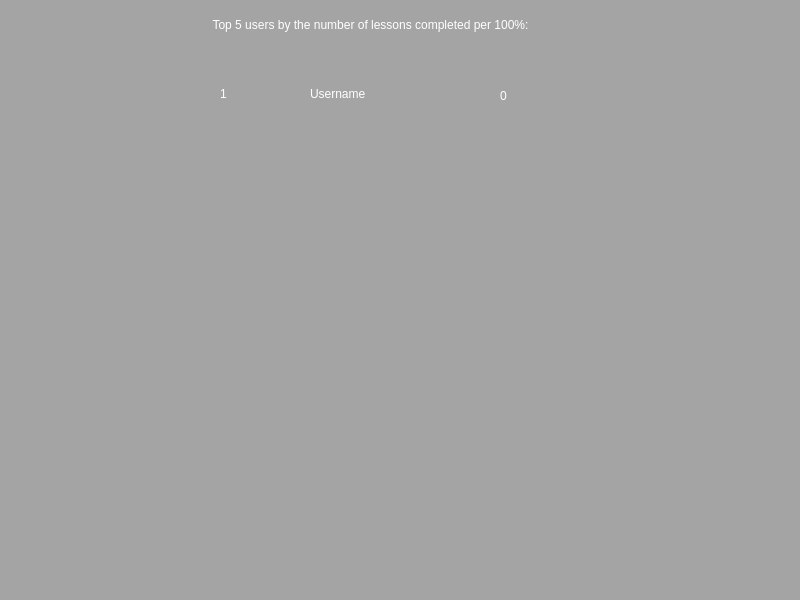
<?xml version="1.0" encoding="UTF-8"?>
<ui version="4.0">
 <class>MainWindow</class>
 <widget class="QMainWindow" name="MainWindow">
  <property name="geometry">
   <rect>
    <x>0</x>
    <y>0</y>
    <width>800</width>
    <height>600</height>
   </rect>
  </property>
  <property name="windowTitle">
   <string>MainWindow</string>
  </property>
  <property name="styleSheet">
   <string notr="true">background-color: rgb(164, 164, 164);
font: 12pt &quot;OpenSymbol&quot;;
color: rgb(255, 255, 255);</string>
  </property>
  <widget class="QWidget" name="centralwidget">
   <widget class="QPushButton" name="back_btn">
    <property name="enabled">
     <bool>true</bool>
    </property>
    <property name="geometry">
     <rect>
      <x>10</x>
      <y>10</y>
      <width>31</width>
      <height>31</height>
     </rect>
    </property>
    <property name="text">
     <string/>
    </property>
    <property name="icon">
     <iconset>
      <normaloff>images/Program images/strelka.png</normaloff>images/Program images/strelka.png</iconset>
    </property>
    <property name="iconSize">
     <size>
      <width>30</width>
      <height>30</height>
     </size>
    </property>
    <property name="flat">
     <bool>true</bool>
    </property>
   </widget>
   <widget class="QLabel" name="main_label">
    <property name="geometry">
     <rect>
      <x>140</x>
      <y>0</y>
      <width>461</width>
      <height>51</height>
     </rect>
    </property>
    <property name="styleSheet">
     <string notr="true">color: rgb(255, 255, 255);
font: 15pt &quot;Sitka&quot;;</string>
    </property>
    <property name="text">
     <string>&lt;html&gt;&lt;head/&gt;&lt;body&gt;&lt;p align=&quot;center&quot;&gt;Top 5 users by the number of lessons completed per 100%:&lt;/p&gt;&lt;/body&gt;&lt;/html&gt;</string>
    </property>
   </widget>
   <widget class="QLabel" name="nick_1">
    <property name="geometry">
     <rect>
      <x>310</x>
      <y>83</y>
      <width>171</width>
      <height>21</height>
     </rect>
    </property>
    <property name="styleSheet">
     <string notr="true">font: 12pt &quot;OpenSymbol&quot;;
color: rgb(255, 255, 255);</string>
    </property>
    <property name="text">
     <string>Username</string>
    </property>
   </widget>
   <widget class="QLabel" name="count_1">
    <property name="geometry">
     <rect>
      <x>500</x>
      <y>86</y>
      <width>91</width>
      <height>20</height>
     </rect>
    </property>
    <property name="text">
     <string>0</string>
    </property>
   </widget>
   <widget class="QLabel" name="num">
    <property name="geometry">
     <rect>
      <x>220</x>
      <y>78</y>
      <width>51</width>
      <height>31</height>
     </rect>
    </property>
    <property name="text">
     <string>1</string>
    </property>
   </widget>
  </widget>
  <widget class="QStatusBar" name="statusbar"/>
 </widget>
 <resources/>
 <connections/>
</ui>
